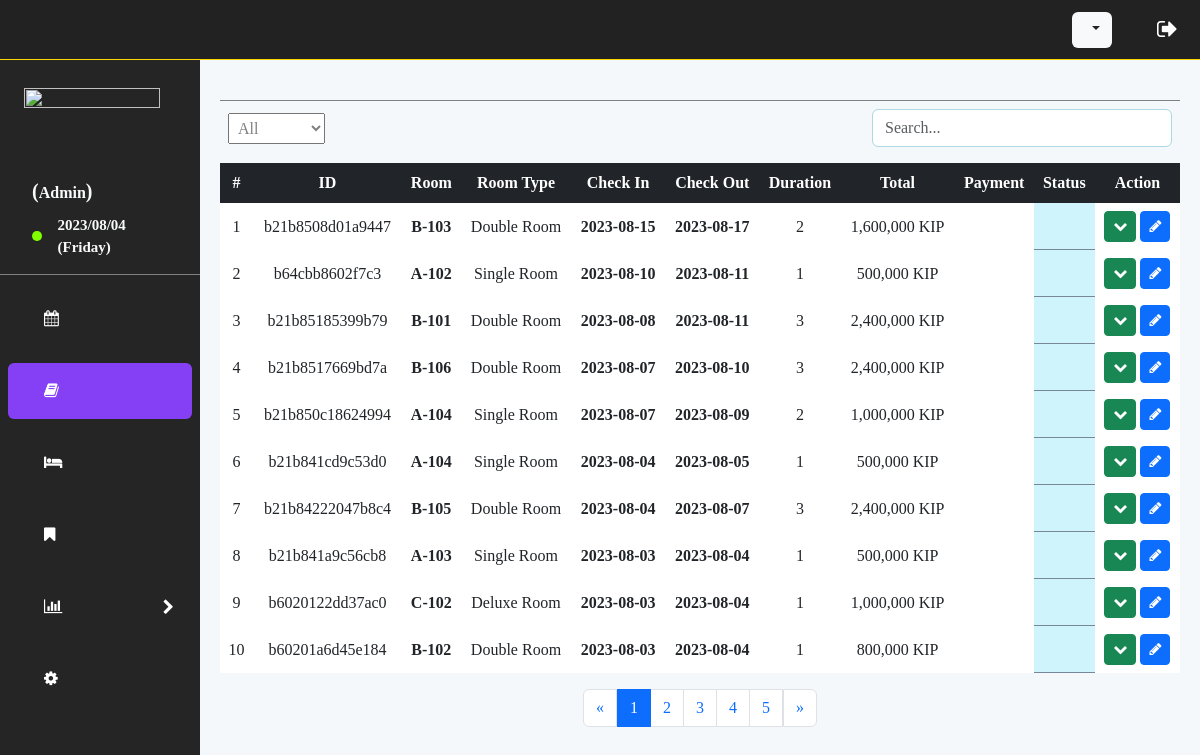
The page /index.php?booking (signed in) on the database its author committed.
### tables this page shows
CREATE TABLE `booking` (
  `booking_id` varchar(30) NOT NULL,
  `customer_id` longtext NOT NULL CHECK (json_valid(`customer_id`)),
  `emp_ID` int(11) DEFAULT NULL,
  `booked_room` varchar(30) DEFAULT NULL,
  `date_in` date NOT NULL,
  `date_out` date NOT NULL,
  `duration` int(11) NOT NULL,
  `booking_status` varchar(20) DEFAULT NULL,
  `total_payment` int(11) NOT NULL,
  `payment_status` varchar(10) NOT NULL,
  `payment_option` varchar(10) DEFAULT NULL,
  `onepay_ref_code` longtext DEFAULT NULL
);

CREATE TABLE `room` (
  `room_id` varchar(20) NOT NULL,
  `room_name` varchar(10) NOT NULL,
  `room_type_id` varchar(20) NOT NULL,
  `room_status` varchar(10) NOT NULL
);

CREATE TABLE `room_type` (
  `room_type_id` varchar(20) NOT NULL,
  `room_type_name` varchar(30) NOT NULL,
  `price` int(11) NOT NULL
);

### views/booking.php (the view, shortened to what this page needs)
<h1 class="pt-1 pb-3 room_page_nav" data-i18n="booking.title"></h1>
<div class="d-flex justify-content-between align-items-center room_search_bar px-2 mb-3">
    <select name="floor" id="bookingTypeSelector" class="floorSelector" onchange="loadBooking()">
        <option value="all" selected data-i18n="selector.all">All</option>
    </select>
    <div class="input-group" style="width: 300px !important;">
        <input type="text" id="bookingSearchBar" class="form-control en-font" style="border:1px solid lightblue"
        placeholder="Search..." value="" onkeyup="loadBooking()"/>
    </div>
</div>
<table class="table table-borderless">
    <thead>
        <tr class="table-dark">
            <th scope="col" class="en-font">#</th>
            <th scope="col" class="en-font">ID</th>
            <th scope="col" data-i18n="booking.table.room">Room</th>
            <th scope="col" data-i18n="booking.table.type">Room Type</th>
            <th scope="col" class="en-font">Check In</th>
            <th scope="col" class="en-font">Check Out</th>
            <th scope="col" data-i18n="booking.table.duration">Duration</th>
            <th scope="col" data-i18n="booking.table.total">Total</th>
            <th scope="col" data-i18n="booking.table.payment">Payment</th>
            <th scope="col" data-i18n="booking.table.status">Status</th>
            <th scope="col" data-i18n="booking.table.action">Action</th>
        </tr>
    </thead>
    <tbody id="display_booking" class="table-group-divider">
        <?php
            $booking_query = "SELECT * FROM booking JOIN room ON booking.booked_room = room.room_id JOIN room_type ON room.room_type_id = room_type.room_type_id ORDER BY date_in DESC LIMIT 10 OFFSET 0";
            $booking_result = mysqli_query($conn, $booking_query);
            $index = 1;
            while ($booking = mysqli_fetch_array($booking_result)) {
                if($booking['booking_status']==="Staying"){
                    $color = "bg-primary-subtle";
                    $stat_lang="booking.status.stay";
                }
                else if ($booking['booking_status']==="Reserved"){
                    $color = "bg-warning-subtle";
                    $stat_lang="booking.status.reserve";
                }
                else if ($booking['booking_status']==="Cancelled"){
                    $color = "bg-danger-subtle";
                    $stat_lang="booking.status.cancel";
                }
                else{
                    $color = "bg-success-subtle";
                    $stat_lang="booking.status.finish";
                }
                if($booking['payment_status']==="Paid"){
                    $pay_lang="payment.paid";
                }
                else if ($booking['payment_status']==="Deposit"){
                    $pay_lang="payment.deposit";
                }
                else{
                    $pay_lang="payment.unpaid";
                }
            ?>
                <tr class='<?php echo $color?>'>
                    <td class="align-middle en-font"> <?php echo $index++?> </td>
                    <td class="align-middle en-font"> <?php echo $booking['booking_id'] ?> </td>
                    <td class="align-middle en-font"><b> <?php echo $booking['room_name'] ?> </b></td>
                    <td class="align-middle en-font"><?php echo $booking['room_type_name'] ?></td>
                    <td class="align-middle fw-bold en-font"> <?php echo $booking['date_in'] ?> </td>
                    <td class="align-middle fw-bold en-font"> <?php echo $booking['date_out'] ?> </td>
                    <td class="align-middle">
                        <span class="en-font"><?php echo $booking['duration'] ?> </span>
                    </td>
                    <td class="align-middle en-font"> <?php echo number_format($booking['total_payment']) ?> KIP</td>
                    <td class="align-middle" data-i18n=<?php echo $pay_lang ?>> </td>
                    <td class="fw-bold align-middle bg-info-subtle after-bottom" data-i18n=<?php echo $stat_lang ?>> </td>
                    <td>
                        <button
                            type="button"
                            class="btn btn-success btn-sm"
                            id="btnLogCollapse<?php echo $booking['booking_id'] ?>"
                            aria-expanded="false"
                            onclick="showBookingLog('<?php echo $booking['booking_id'] ?>')"
                        >
                            <i class="fa fa-chevron-down" aria-hidden="true"></i>
                        </button>
                        <button
                            type="button"
                            class="btn btn-primary btn-sm"
                            onclick="viewBookingInfo('<?php echo $booking['booking_id']?>', 'booking')"
                            data-bs-toggle="modal"
                            data-bs-target="#bookingRoomModal"
                        >
                            <i class="fa fa-pencil" aria-hidden="true"></i>
                        </button>
                    </td>
                </tr>
            <?php  }
        ?>
    </tbody>
</table>
<nav aria-label="Page navigation example">
    <ul class="pagination justify-content-center">
        <li class="page-item">
            <a class="previous-btn btn-arrow" role="button" aria-label="Previous" onclick="arrowPageClick(this)">
                <span aria-hidden="true">&laquo;</span>
            </a>
        </li>
        <div class="d-flex" id="pageNumbers">
        <?php
            $sql = "SELECT COUNT(*) AS count FROM booking";
            $result = mysqli_query($conn, $sql);
            while($row = mysqli_fetch_assoc($result)) {
                for ($x = 1; $x <= ceil($row["count"] / 10); $x++) {
                    if($x==1) $active="active";
                    else $active ="";
                    echo "
                        <li class='page-item' role='button'>
                            <a class='page-link $active' data-page='$x' onclick='setActivePage(this, $x)'>$x</a>
                        </li>
                    ";
                }
            }
        ?>
        </div>
        <li class="page-item next-page-btn">
            <a class="next-btn btn-arrow" role="button" aria-label="Next" onclick="arrowPageClick(this)">
                <span aria-hidden="true">&raquo;</span>
            </a>
        </li>
    </ul>
</nav >

### rows shown on the page
booking: booking_id "b21b8508d01a9447", booked_room.room_name "B-103", room_type.room_type_name "Double Room", date_in "2023-08-15", date_out "2023-08-17", duration "2", total_payment "1,600,000"
booking: booking_id "b64cbb8602f7c3", booked_room.room_name "A-102", room_type.room_type_name "Single Room", date_in "2023-08-10", date_out "2023-08-11", duration "1", total_payment "500,000"
booking: booking_id "b21b85185399b79", booked_room.room_name "B-101", room_type.room_type_name "Double Room", date_in "2023-08-08", date_out "2023-08-11", duration "3", total_payment "2,400,000"
booking: booking_id "b21b8517669bd7a", booked_room.room_name "B-106", room_type.room_type_name "Double Room", date_in "2023-08-07", date_out "2023-08-10", duration "3", total_payment "2,400,000"
booking: booking_id "b21b850c18624994", booked_room.room_name "A-104", room_type.room_type_name "Single Room", date_in "2023-08-07", date_out "2023-08-09", duration "2", total_payment "1,000,000"
booking: booking_id "b21b841cd9c53d0", booked_room.room_name "A-104", room_type.room_type_name "Single Room", date_in "2023-08-04", date_out "2023-08-05", duration "1", total_payment "500,000"
booking: booking_id "b21b84222047b8c4", booked_room.room_name "B-105", room_type.room_type_name "Double Room", date_in "2023-08-04", date_out "2023-08-07", duration "3", total_payment "2,400,000"
booking: booking_id "b21b841a9c56cb8", booked_room.room_name "A-103", room_type.room_type_name "Single Room", date_in "2023-08-03", date_out "2023-08-04", duration "1", total_payment "500,000"
booking: booking_id "b6020122dd37ac0", booked_room.room_name "C-102", room_type.room_type_name "Deluxe Room", date_in "2023-08-03", date_out "2023-08-04", duration "1", total_payment "1,000,000"
booking: booking_id "b60201a6d45e184", booked_room.room_name "B-102", room_type.room_type_name "Double Room", date_in "2023-08-03", date_out "2023-08-04", duration "1", total_payment "800,000"

### other values the page prints
$_SESSION['username'] "Admin"
